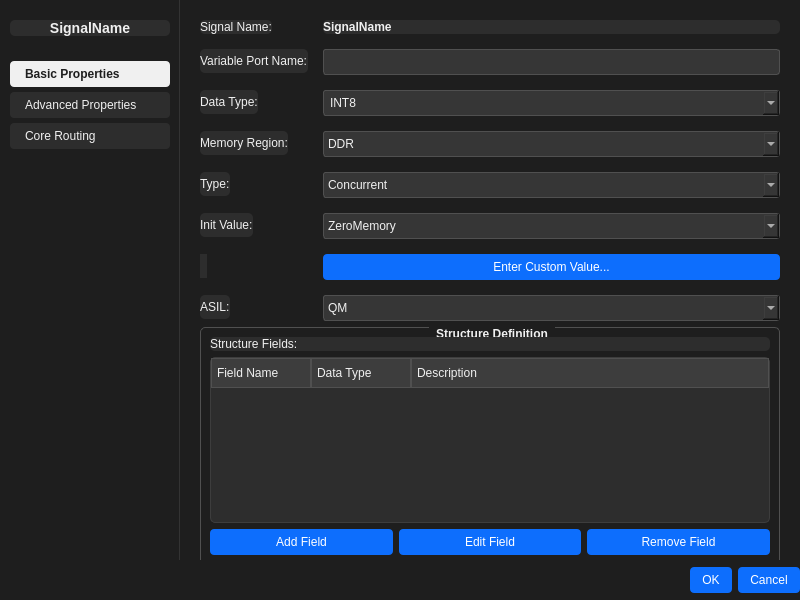
<?xml version="1.0" encoding="UTF-8"?>
<ui version="4.0">
 <class>SignalDetailsDialog</class>
 <widget class="QDialog" name="SignalDetailsDialog">
  <property name="geometry">
   <rect>
    <x>0</x>
    <y>0</y>
    <width>800</width>
    <height>600</height>
   </rect>
  </property>
  <property name="windowTitle">
   <string>Signal Details</string>
  </property>
  <property name="styleSheet">
   <string notr="true">/* Dark theme stylesheet */
QDialog, QWidget {
    background-color: #1e1e1e;
    color: #f0f0f0;
}

QLabel {
    color: #f0f0f0;
}

QFrame {
    background-color: #2d2d2d;
    border-radius: 5px;
}

QPushButton {
    background-color: #0d6efd;
    color: white;
    border: none;
    padding: 6px 12px;
    border-radius: 4px;
}

QPushButton:hover {
    background-color: #0b5ed7;
}

QPushButton:pressed {
    background-color: #0a58ca;
}

QPushButton:checked {
    background-color: #0a58ca;
}

/* Navigation button styling */
#sidebar_widget QPushButton {
    background-color: #2d2d2d;
    color: #f0f0f0;
    border-radius: 4px;
    text-align: left;
    padding-left: 15px;
    border: none;
}

#sidebar_widget QPushButton:hover {
    background-color: #3d3d3d;
}

#sidebar_widget QPushButton:checked {
    background-color: #f0f0f0;
    color: #1e1e1e;
    font-weight: bold;
}

#sidebar_widget {
    background-color: #1e1e1e;
    border-right: 1px solid #333333;
}

QStackedWidget {
    background-color: #1e1e1e;
}

QTreeWidget, QTableWidget {
    background-color: #2d2d2d;
    alternate-background-color: #363636;
    border: 1px solid #3d3d3d;
    gridline-color: #3d3d3d;
}

QHeaderView::section {
    background-color: #3d3d3d;
    color: #f0f0f0;
    padding: 5px;
    border: 1px solid #505050;
}

QLineEdit, QPlainTextEdit, QSpinBox, QDoubleSpinBox, QComboBox, QDateTimeEdit {
    background-color: #363636;
    border: 1px solid #505050;
    color: #f0f0f0;
    padding: 4px;
    border-radius: 3px;
}

QLineEdit:focus, QPlainTextEdit:focus, QSpinBox:focus, QDoubleSpinBox:focus, QComboBox:focus, QDateTimeEdit:focus {
    border: 1px solid #0d6efd;
}

QScrollBar:vertical {
    background-color: #2d2d2d;
    width: 12px;
    margin: 0px;
}

QScrollBar::handle:vertical {
    background-color: #505050;
    min-height: 20px;
    border-radius: 6px;
}

QScrollBar::handle:vertical:hover {
    background-color: #0d6efd;
}

QScrollBar:horizontal {
    background-color: #2d2d2d;
    height: 12px;
    margin: 0px;
}

QScrollBar::handle:horizontal {
    background-color: #505050;
    min-width: 20px;
    border-radius: 6px;
}

QScrollBar::handle:horizontal:hover {
    background-color: #0d6efd;
}

QScrollBar::add-line, QScrollBar::sub-line {
    border: none;
    background: none;
}

QScrollBar::add-page, QScrollBar::sub-page {
    background: none;
}

QGroupBox {
    border: 1px solid #505050;
    border-radius: 5px;
    margin-top: 1ex;
    font-weight: bold;
}

QGroupBox::title {
    subcontrol-origin: margin;
    subcontrol-position: top center;
    padding: 0 5px;
    color: #f0f0f0;
}

QDialogButtonBox {
    background-color: #1e1e1e;
    border-top: 1px solid #505050;
    padding-top: 15px;
}</string>
  </property>
  <layout class="QHBoxLayout" name="main_layout">
   <property name="spacing">
    <number>0</number>
   </property>
   <property name="leftMargin">
    <number>0</number>
   </property>
   <property name="topMargin">
    <number>0</number>
   </property>
   <property name="rightMargin">
    <number>0</number>
   </property>
   <property name="bottomMargin">
    <number>0</number>
   </property>
   <item>
    <widget class="QWidget" name="sidebar_widget" native="true">
     <property name="minimumSize">
      <size>
       <width>180</width>
       <height>0</height>
      </size>
     </property>
     <property name="maximumSize">
      <size>
       <width>180</width>
       <height>16777215</height>
      </size>
     </property>
     <property name="styleSheet">
      <string notr="true">QWidget#sidebar_widget {
    background-color: #1e1e1e;
    color: #f0f0f0;
}</string>
     </property>
     <layout class="QVBoxLayout" name="sidebar_layout">
      <property name="spacing">
       <number>5</number>
      </property>
      <property name="leftMargin">
       <number>10</number>
      </property>
      <property name="topMargin">
       <number>20</number>
      </property>
      <property name="rightMargin">
       <number>10</number>
      </property>
      <property name="bottomMargin">
       <number>20</number>
      </property>
      <item>
       <widget class="QLabel" name="signal_name_label">
        <property name="font">
         <font>
          <pointsize>10</pointsize>
          <weight>75</weight>
          <bold>true</bold>
         </font>
        </property>
        <property name="styleSheet">
         <string notr="true">font-size: 14px;
font-weight: bold;
color: #f0f0f0;
margin-bottom: 20px;</string>
        </property>
        <property name="text">
         <string>SignalName</string>
        </property>
        <property name="alignment">
         <set>Qt::AlignCenter</set>
        </property>
        <property name="wordWrap">
         <bool>true</bool>
        </property>
       </widget>
      </item>
      <item>
       <layout class="QVBoxLayout" name="nav_buttons_layout">
        <property name="spacing">
         <number>5</number>
        </property>
        <property name="leftMargin">
         <number>0</number>
        </property>
        <property name="topMargin">
         <number>0</number>
        </property>
        <property name="rightMargin">
         <number>0</number>
        </property>
        <property name="bottomMargin">
         <number>0</number>
        </property>
        <item>
         <widget class="QPushButton" name="navButton0">
          <property name="text">
           <string>Basic Properties</string>
          </property>
          <property name="checkable">
           <bool>true</bool>
          </property>
          <property name="checked">
           <bool>true</bool>
          </property>
         </widget>
        </item>
        <item>
         <widget class="QPushButton" name="navButton1">
          <property name="text">
           <string>Advanced Properties</string>
          </property>
          <property name="checkable">
           <bool>true</bool>
          </property>
         </widget>
        </item>
        <item>
         <widget class="QPushButton" name="navButton2">
          <property name="text">
           <string>Core Routing</string>
          </property>
          <property name="checkable">
           <bool>true</bool>
          </property>
         </widget>
        </item>
       </layout>
      </item>
      <item>
       <spacer name="verticalSpacer">
        <property name="orientation">
         <enum>Qt::Vertical</enum>
        </property>
        <property name="sizeHint" stdset="0">
         <size>
          <width>20</width>
          <height>40</height>
         </size>
        </property>
       </spacer>
      </item>
     </layout>
    </widget>
   </item>
   <item>
    <widget class="QStackedWidget" name="content_stack">
     <property name="currentIndex">
      <number>0</number>
     </property>
     <widget class="QWidget" name="page_basic">
      <layout class="QVBoxLayout" name="basic_tab_layout">
       <property name="leftMargin">
        <number>20</number>
       </property>
       <property name="topMargin">
        <number>20</number>
       </property>
       <property name="rightMargin">
        <number>20</number>
       </property>
       <property name="bottomMargin">
        <number>20</number>
       </property>
       <item>
        <layout class="QFormLayout" name="basic_form_layout">
         <property name="horizontalSpacing">
          <number>15</number>
         </property>
         <property name="verticalSpacing">
          <number>15</number>
         </property>
         <item row="0" column="0">
          <widget class="QLabel" name="signal_name_label_text">
           <property name="text">
            <string>Signal Name:</string>
           </property>
          </widget>
         </item>
         <item row="0" column="1">
          <widget class="QLabel" name="signal_name_display">
           <property name="font">
            <font>
             <weight>75</weight>
             <bold>true</bold>
            </font>
           </property>
           <property name="text">
            <string>SignalName</string>
           </property>
          </widget>
         </item>
         <item row="1" column="0">
          <widget class="QLabel" name="var_port_name_label">
           <property name="text">
            <string>Variable Port Name:</string>
           </property>
          </widget>
         </item>
         <item row="1" column="1">
          <widget class="QLineEdit" name="variable_port_name_edit"/>
         </item>
         <item row="2" column="0">
          <widget class="QLabel" name="data_type_label">
           <property name="text">
            <string>Data Type:</string>
           </property>
          </widget>
         </item>
         <item row="2" column="1">
          <widget class="QComboBox" name="data_type_combo">
           <property name="editable">
            <bool>true</bool>
           </property>
           <item>
            <property name="text">
             <string>INT8</string>
            </property>
           </item>
           <item>
            <property name="text">
             <string>UINT8</string>
            </property>
           </item>
           <item>
            <property name="text">
             <string>INT16</string>
            </property>
           </item>
           <item>
            <property name="text">
             <string>UINT16</string>
            </property>
           </item>
           <item>
            <property name="text">
             <string>INT32</string>
            </property>
           </item>
           <item>
            <property name="text">
             <string>UINT32</string>
            </property>
           </item>
           <item>
            <property name="text">
             <string>INT64</string>
            </property>
           </item>
           <item>
            <property name="text">
             <string>UINT64</string>
            </property>
           </item>
           <item>
            <property name="text">
             <string>FLOAT32</string>
            </property>
           </item>
           <item>
            <property name="text">
             <string>FLOAT64</string>
            </property>
           </item>
           <item>
            <property name="text">
             <string>BOOLEAN</string>
            </property>
           </item>
           <item>
            <property name="text">
             <string>CHAR</string>
            </property>
           </item>
           <item>
            <property name="text">
             <string>STRING</string>
            </property>
           </item>
           <item>
            <property name="text">
             <string>STRUCT</string>
            </property>
           </item>
          </widget>
         </item>
         <item row="6" column="0">
          <widget class="QLabel" name="memory_region_label">
           <property name="text">
            <string>Memory Region:</string>
           </property>
          </widget>
         </item>
         <item row="6" column="1">
          <widget class="QComboBox" name="memory_region_combo">
           <item>
            <property name="text">
             <string>DDR</string>
            </property>
           </item>
           <item>
            <property name="text">
             <string>Cached</string>
            </property>
           </item>
           <item>
            <property name="text">
             <string>NonCached</string>
            </property>
           </item>
          </widget>
         </item>
         <item row="7" column="0">
          <widget class="QLabel" name="type_label">
           <property name="text">
            <string>Type:</string>
           </property>
          </widget>
         </item>
         <item row="7" column="1">
          <widget class="QComboBox" name="type_combo">
           <item>
            <property name="text">
             <string>Concurrent</string>
            </property>
           </item>
           <item>
            <property name="text">
             <string>Sequential</string>
            </property>
           </item>
          </widget>
         </item>
         <item row="8" column="0">
          <widget class="QLabel" name="init_value_label">
           <property name="text">
            <string>Init Value:</string>
           </property>
          </widget>
         </item>
         <item row="8" column="1">
          <widget class="QComboBox" name="init_value_combo">
           <item>
            <property name="text">
             <string>ZeroMemory</string>
            </property>
           </item>
           <item>
            <property name="text">
             <string>Custom</string>
            </property>
           </item>
          </widget>
         </item>
         <item row="9" column="0">
          <widget class="QLabel" name="label">
           <property name="text">
            <string/>
           </property>
          </widget>
         </item>
         <item row="9" column="1">
          <widget class="QPushButton" name="custom_value_button">
           <property name="visible">
            <bool>false</bool>
           </property>
           <property name="text">
            <string>Enter Custom Value...</string>
           </property>
          </widget>
         </item>
         <item row="10" column="0">
          <widget class="QLabel" name="asil_label">
           <property name="text">
            <string>ASIL:</string>
           </property>
          </widget>
         </item>
         <item row="10" column="1">
          <widget class="QComboBox" name="asil_combo">
           <item>
            <property name="text">
             <string>QM</string>
            </property>
           </item>
           <item>
            <property name="text">
             <string>A</string>
            </property>
           </item>
           <item>
            <property name="text">
             <string>B</string>
            </property>
           </item>
           <item>
            <property name="text">
             <string>C</string>
            </property>
           </item>
           <item>
            <property name="text">
             <string>D</string>
            </property>
           </item>
          </widget>
         </item>
        </layout>
       </item>
       <item>
        <widget class="QGroupBox" name="struct_group">
         <property name="visible">
          <bool>false</bool>
         </property>
         <property name="title">
          <string>Structure Definition</string>
         </property>
         <layout class="QVBoxLayout" name="struct_layout">
          <item>
           <widget class="QLabel" name="struct_fields_label">
            <property name="text">
             <string>Structure Fields:</string>
            </property>
           </widget>
          </item>
          <item>
           <widget class="QTreeWidget" name="struct_fields_tree">
            <property name="alternatingRowColors">
             <bool>true</bool>
            </property>
            <column>
             <property name="text">
              <string>Field Name</string>
             </property>
            </column>
            <column>
             <property name="text">
              <string>Data Type</string>
             </property>
            </column>
            <column>
             <property name="text">
              <string>Description</string>
             </property>
            </column>
           </widget>
          </item>
          <item>
           <layout class="QHBoxLayout" name="field_buttons_layout">
            <item>
             <widget class="QPushButton" name="add_field_button">
              <property name="text">
               <string>Add Field</string>
              </property>
             </widget>
            </item>
            <item>
             <widget class="QPushButton" name="edit_field_button">
              <property name="text">
               <string>Edit Field</string>
              </property>
             </widget>
            </item>
            <item>
             <widget class="QPushButton" name="remove_field_button">
              <property name="text">
               <string>Remove Field</string>
              </property>
             </widget>
            </item>
           </layout>
          </item>
         </layout>
        </widget>
       </item>
       <item>
        <spacer name="verticalSpacer">
         <property name="orientation">
          <enum>Qt::Vertical</enum>
         </property>
         <property name="sizeHint" stdset="0">
          <size>
           <width>20</width>
           <height>40</height>
          </size>
         </property>
        </spacer>
       </item>
      </layout>
     </widget>
     <widget class="QWidget" name="page_advanced">
      <layout class="QVBoxLayout" name="advanced_tab_layout">
       <property name="leftMargin">
        <number>20</number>
       </property>
       <property name="topMargin">
        <number>20</number>
       </property>
       <property name="rightMargin">
        <number>20</number>
       </property>
       <property name="bottomMargin">
        <number>20</number>
       </property>
       <item>
        <widget class="QFrame" name="card">
         <layout class="QVBoxLayout" name="advanced_card_layout">
          <item>
           <layout class="QFormLayout" name="advanced_form_layout">
            <property name="horizontalSpacing">
             <number>15</number>
            </property>
            <property name="verticalSpacing">
             <number>15</number>
            </property>
            <item row="0" column="0">
             <widget class="QLabel" name="buffer_count_ipc_label">
              <property name="text">
               <string>Buffer Count IPC:</string>
              </property>
             </widget>
            </item>
            <item row="0" column="1">
             <widget class="QSpinBox" name="buffer_count_ipc_spin">
              <property name="minimum">
               <number>1</number>
              </property>
              <property name="maximum">
               <number>10</number>
              </property>
             </widget>
            </item>
            <item row="1" column="0">
             <widget class="QLabel" name="impl_approach_label">
              <property name="text">
               <string>Implementation Approach:</string>
              </property>
             </widget>
            </item>
            <item row="1" column="1">
             <widget class="QComboBox" name="impl_approach_combo">
              <item>
               <property name="text">
                <string>SharedMemory</string>
               </property>
              </item>
              <item>
               <property name="text">
                <string>VRING</string>
               </property>
              </item>
              <item>
               <property name="text">
                <string>IpcOvEth</string>
               </property>
              </item>
             </widget>
            </item>
            <item row="2" column="0">
             <widget class="QLabel" name="get_obj_ref_label">
              <property name="text">
               <string>Get Object Reference:</string>
              </property>
             </widget>
            </item>
            <item row="2" column="1">
             <widget class="QComboBox" name="get_obj_ref_combo">
              <item>
               <property name="text">
                <string>False</string>
               </property>
              </item>
              <item>
               <property name="text">
                <string>True</string>
               </property>
              </item>
             </widget>
            </item>
            <item row="3" column="0">
             <widget class="QLabel" name="notifiers_label">
              <property name="text">
               <string>Notifiers:</string>
              </property>
             </widget>
            </item>
            <item row="3" column="1">
             <widget class="QComboBox" name="notifiers_combo">
              <item>
               <property name="text">
                <string>False</string>
               </property>
              </item>
              <item>
               <property name="text">
                <string>True</string>
               </property>
              </item>
             </widget>
            </item>
            <item row="4" column="0">
             <widget class="QLabel" name="sm_buff_count_label">
              <property name="text">
               <string>SM Buffer Count:</string>
              </property>
             </widget>
            </item>
            <item row="4" column="1">
             <widget class="QSpinBox" name="sm_buff_count_spin">
              <property name="minimum">
               <number>1</number>
              </property>
              <property name="maximum">
               <number>10</number>
              </property>
             </widget>
            </item>
            <item row="5" column="0">
             <widget class="QLabel" name="timeout_label">
              <property name="text">
               <string>Timeout:</string>
              </property>
             </widget>
            </item>
            <item row="5" column="1">
             <widget class="QSpinBox" name="timeout_spin">
              <property name="suffix">
               <string> ms</string>
              </property>
              <property name="minimum">
               <number>10</number>
              </property>
              <property name="maximum">
               <number>200</number>
              </property>
              <property name="singleStep">
               <number>10</number>
              </property>
             </widget>
            </item>
            <item row="6" column="0">
             <widget class="QLabel" name="periodicity_label">
              <property name="text">
               <string>Periodicity:</string>
              </property>
             </widget>
            </item>
            <item row="6" column="1">
             <widget class="QSpinBox" name="periodicity_spin">
              <property name="suffix">
               <string> ms</string>
              </property>
              <property name="minimum">
               <number>10</number>
              </property>
              <property name="maximum">
               <number>200</number>
              </property>
              <property name="singleStep">
               <number>10</number>
              </property>
             </widget>
            </item>
            <item row="7" column="0">
             <widget class="QLabel" name="checksum_label">
              <property name="text">
               <string>Checksum:</string>
              </property>
             </widget>
            </item>
            <item row="7" column="1">
             <widget class="QComboBox" name="checksum_combo">
              <item>
               <property name="text">
                <string>None</string>
               </property>
              </item>
              <item>
               <property name="text">
                <string>Additive</string>
               </property>
              </item>
              <item>
               <property name="text">
                <string>CustomChecksum</string>
               </property>
              </item>
             </widget>
            </item>
           </layout>
          </item>
         </layout>
        </widget>
       </item>
       <item>
        <spacer name="verticalSpacer_2">
         <property name="orientation">
          <enum>Qt::Vertical</enum>
         </property>
         <property name="sizeHint" stdset="0">
          <size>
           <width>20</width>
           <height>40</height>
          </size>
         </property>
        </spacer>
       </item>
      </layout>
     </widget>
     <widget class="QWidget" name="page_routing">
      <layout class="QVBoxLayout" name="routing_tab_layout">
       <property name="leftMargin">
        <number>20</number>
       </property>
       <property name="topMargin">
        <number>20</number>
       </property>
       <property name="rightMargin">
        <number>20</number>
       </property>
       <property name="bottomMargin">
        <number>20</number>
       </property>
       <item>
        <widget class="QScrollArea" name="core_scroll_area">
         <property name="widgetResizable">
          <bool>true</bool>
         </property>
         <widget class="QWidget" name="scroll_content">
          <property name="geometry">
           <rect>
            <x>0</x>
            <y>0</y>
            <width>556</width>
            <height>505</height>
           </rect>
          </property>
          <layout class="QVBoxLayout" name="scroll_layout">
           <item>
            <widget class="QGroupBox" name="source_group">
             <property name="title">
              <string>Source Core</string>
             </property>
             <layout class="QVBoxLayout" name="source_layout">
              <item>
               <widget class="QComboBox" name="source_combo">
                <item>
                 <property name="text">
                  <string>&lt;None&gt;</string>
                 </property>
                </item>
               </widget>
              </item>
             </layout>
            </widget>
           </item>
           <item>
            <widget class="QGroupBox" name="dest_group">
             <property name="title">
              <string>Destination Cores</string>
             </property>
             <layout class="QVBoxLayout" name="dest_layout"/>
            </widget>
           </item>
          </layout>
         </widget>
        </widget>
       </item>
      </layout>
     </widget>
    </widget>
   </item>
  </layout>
  <widget class="QWidget" name="button_widget" native="true">
   <property name="geometry">
    <rect>
     <x>0</x>
     <y>560</y>
     <width>800</width>
     <height>40</height>
    </rect>
   </property>
   <layout class="QHBoxLayout" name="button_layout">
    <item>
     <spacer name="horizontalSpacer">
      <property name="orientation">
       <enum>Qt::Horizontal</enum>
      </property>
      <property name="sizeHint" stdset="0">
       <size>
        <width>40</width>
        <height>20</height>
       </size>
      </property>
     </spacer>
    </item>
    <item>
     <widget class="QPushButton" name="ok_button">
      <property name="text">
       <string>OK</string>
      </property>
      <property name="default">
       <bool>true</bool>
      </property>
     </widget>
    </item>
    <item>
     <widget class="QPushButton" name="cancel_button">
      <property name="text">
       <string>Cancel</string>
      </property>
     </widget>
    </item>
   </layout>
  </widget>
 </widget>
 <resources/>
 <connections/>
</ui>
